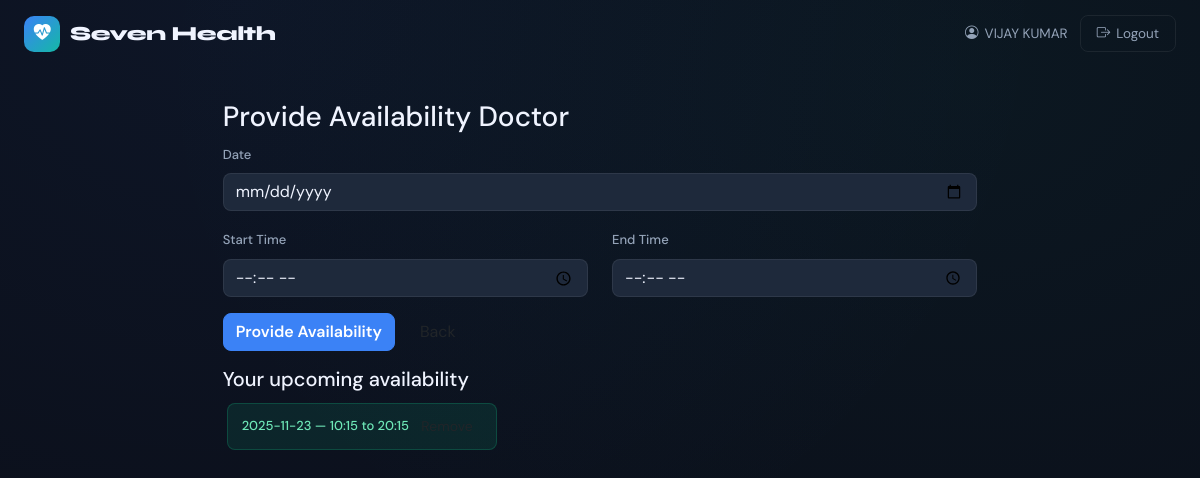
The app's page /doctor/availability (signed in) with its own data.
### models.py (models this page shows, shortened)
class User(UserMixin, db.Model):
    __tablename__ = 'users'
    id = db.Column(db.Integer, primary_key=True)
    role = db.Column(db.String(20), nullable=False)  # 'admin', 'doctor', 'patient'
    username = db.Column(db.String(120), unique=True, nullable=False)
    password_hash = db.Column(db.String(255), nullable=False)
    name = db.Column(db.String(120), nullable=True)
    contact = db.Column(db.String(50), nullable=True)
    department_id = db.Column(db.Integer, db.ForeignKey('departments.id'), nullable=True)
    specialization = db.Column(db.String(120), nullable=True)
    age = db.Column(db.Integer, nullable=True)
    def is_doctor(self):
        return self.role == 'doctor'

class Availability(db.Model):
    __tablename__ = 'availability'
    id = db.Column(db.Integer, primary_key=True)
    doctor_id = db.Column(db.Integer, db.ForeignKey('users.id'), nullable=False)
    date = db.Column(db.Date, nullable=False)
    start_time = db.Column(db.Time, nullable=False)
    end_time = db.Column(db.Time, nullable=False)
    doctor = db.relationship('User', backref=db.backref('availabilities', cascade='all, delete-orphan'))

### app.py (the view, shortened to what this page needs)
    @app.route('/doctor/availability', methods=['GET','POST'])
    @login_required
    @doctor_required
    def doctor_availability():
        form = AvailabilityForm()
        availabilities = Availability.query.filter_by(doctor_id=current_user.id).order_by(Availability.date, Availability.start_time).all()
        return render_template('doctor_profile.html', form=form, action='Provide Availability', availabilities=availabilities)

### forms.py
class AvailabilityForm(FlaskForm):
    date = DateField('Date', validators=[DataRequired()])
    start_time = TimeField('Start Time', validators=[DataRequired()])
    end_time = TimeField('End Time', validators=[DataRequired()])
    submit = SubmitField('Provide Availability')

### templates/doctor_profile.html (shortened to what this page needs)
{% extends "base.html" %}
{% block content %}
<div class="row justify-content-center">
  <div class="col-md-8">
    <div class="custom-card">
      <h3>{{ action }} Doctor</h3>
      {% if form.__class__.__name__ == 'DoctorForm' and action in ['Create', 'Edit'] %}
      <form method="post">
        {{ form.hidden_tag() }}
        <div class="mb-3">
          {{ form.username.label(class="form-label") }}
          {{ form.username(class="form-control") }}
        </div>
        <div class="mb-3">
          {{ form.password.label(class="form-label") }}
          {{ form.password(class="form-control") }}
          <small class="form-text text-muted">Leave blank to keep existing password (on edit).</small>
        </div>
        <div class="mb-3">
          {{ form.name.label(class="form-label") }}
          {{ form.name(class="form-control") }}
        </div>
        <div class="mb-3">
          {{ form.specialization.label(class="form-label") }}
          {{ form.specialization(class="form-control") }}
        </div>
        <div class="mb-3">
          {{ form.contact.label(class="form-label") }}
          {{ form.contact(class="form-control") }}
        </div>
        <div>
          {{ form.submit(class="btn btn-success") }}
          <a href="{{ url_for('admin_dashboard') }}" class="btn btn-soft ms-2">Cancel</a>
        </div>
      </form>
      {% else %}
      <form method="post">
        <div class="mb-3">
          {{ form.date.label(class="form-label") }}
          {{ form.date(class="form-control") }}
        </div>
        <div class="mb-3 row">
          <div class="col">
            {{ form.start_time.label(class="form-label") }}
            {{ form.start_time(class="form-control") }}
          </div>
          <div class="col">
            {{ form.end_time.label(class="form-label") }}
            {{ form.end_time(class="form-control") }}
          </div>
        </div>
        <div>
          {{ form.submit(class="btn btn-primary") }}
          <a href="{{ url_for('doctor_dashboard') }}" class="btn btn-soft ms-2">Back</a>
        </div>
      </form>
      {% endif %}
    </div>
    {% if current_user.is_authenticated and current_user.is_doctor() %}
    <div class="custom-card mt-3">
      <h5>Your upcoming availability</h5>
      <div>
        {% if availabilities %}
          {% for av in availabilities[:14] %}
            <div class="slot slot-free mb-2">
              {{ av.date.strftime('%Y-%m-%d') }} — {{ av.start_time.strftime('%H:%M') }} to {{ av.end_time.strftime('%H:%M') }}
              <form method="post" action="{{ url_for('delete_availability', av_id=av.id) }}" style="display:inline;">
                <button class="btn btn-sm btn-soft">Remove</button>
              </form>
            </div>
          {% endfor %}
        {% else %}
          <p>No availability set yet for the coming days.</p>
        {% endif %}
      </div>
    </div>
    {% endif %}
  </div>
</div>
{% endblock %}

### templates/base.html (shortened to what this page needs)
<!doctype html>
<html lang="en">
<head>
  <link href="https://cdn.jsdelivr.net/npm/bootstrap@5.3.0/dist/css/bootstrap.min.css" rel="stylesheet">
  <link rel="stylesheet" href="https://cdn.jsdelivr.net/npm/bootstrap-icons@1.11.0/font/bootstrap-icons.css">
  <link rel="stylesheet" href="{{ url_for('static', filename='css/styles.css') }}">
</head>
<body>
<nav class="hms-nav" id="mainNav">
  <div class="nav-inner">
    <a href="{{ url_for('index') }}" class="nav-brand">
      <span class="brand-icon"><i class="bi bi-heart-pulse-fill"></i></span>
      <span class="brand-text">Seven Health</span>
    </a>
    <div class="nav-actions">
      {% if current_user.is_authenticated %}
        <span class="nav-user">
          <i class="bi bi-person-circle"></i>
          {{ current_user.name }}
        </span>
        <a href="{{ url_for('logout') }}" class="nav-btn-ghost">
          <i class="bi bi-box-arrow-right"></i> Logout
        </a>
      {% else %}
        <a href="{{ url_for('login') }}" class="nav-btn-primary">
          <i class="bi bi-box-arrow-in-right"></i> Sign In
        </a>
      {% endif %}
    </div>
  </div>
</nav>
<div class="page-wrapper">
  {% block content %}{% endblock %}
</div>
</body>
</html>

### static/css/styles.css (style rules this page uses)
:root { --bg-base: #0b0f1a; --bg-surface: #111827; --bg-card: #161d2e; --bg-elevated: #1e293b; --border: rgba(255,255,255,0.07); --border-bright: rgba(99,179,255,0.25); --accent-blue: #3b82f6; --accent-blue-glow: rgba(59,130,246,0.18); --accent-teal: #14b8a6; --accent-teal-glow: rgba(20,184,166,0.15); --accent-purple: #8b5cf6; --accent-rose: #f43f5e; --accent-amber: #f59e0b; --accent-green: #10b981; --text-primary: #f0f4ff; --text-secondary: #94a3b8; --text-muted: #475569; --radius-sm: 8px; --radius-md: 14px; --radius-lg: 20px; --radius-xl: 28px; --shadow-sm: 0 2px 8px rgba(0,0,0,0.35); --shadow-md: 0 8px 24px rgba(0,0,0,0.45); --shadow-lg: 0 20px 48px rgba(0,0,0,0.55); --font-body: 'DM Sans', sans-serif; --font-display: 'Syne', sans-serif; }
*, *::before, *::after { box-sizing: border-box; margin: 0; padding: 0; }
html { scroll-behavior: smooth; }
body { background: var(--bg-base); background-image: radial-gradient(ellipse at 20% 0%, rgba(59,130,246,0.06) 0%, transparent 60%), radial-gradient(ellipse at 80% 10%, rgba(20,184,166,0.05) 0%, transparent 60%); color: var(--text-primary); font-family: var(--font-body); font-size: 15px; line-height: 1.6; min-height: 100vh; }
a { color: var(--accent-blue); text-decoration: none; transition: color .2s; }
.hms-nav { position: fixed; top: 0; left: 0; right: 0; z-index: 100; padding: 0 24px; height: 68px; display: flex; align-items: center; border-bottom: 1px solid transparent; transition: background .3s, border-color .3s, backdrop-filter .3s; }
.nav-inner { max-width: 1280px; width: 100%; margin: 0 auto; display: flex; align-items: center; justify-content: space-between; }
.nav-brand { display: flex; align-items: center; gap: 10px; color: var(--text-primary) !important; font-family: var(--font-display); font-size: 1.25rem; letter-spacing: -0.02em; }
.brand-icon { width: 36px; height: 36px; background: linear-gradient(135deg, var(--accent-blue), var(--accent-teal)); border-radius: 10px; display: flex; align-items: center; justify-content: center; font-size: 17px; color: white; }
.brand-text { font-weight: 800; }
.nav-actions { display: flex; align-items: center; gap: 12px; }
.nav-user { color: var(--text-secondary); font-size: 13.5px; display: flex; align-items: center; gap: 6px; }
.nav-btn-ghost { padding: 7px 16px; border-radius: var(--radius-sm); border: 1px solid var(--border); color: var(--text-secondary) !important; font-size: 13.5px; display: flex; align-items: center; gap: 6px; transition: all .2s; }
.page-wrapper { max-width: 1280px; margin: 0 auto; padding: 100px 28px 60px; }
.form-control, .form-select { background: var(--bg-elevated) !important; border: 1px solid var(--border) !important; color: var(--text-primary) !important; border-radius: var(--radius-sm) !important; font-family: var(--font-body) !important; }
.form-control::placeholder { color: var(--text-muted) !important; }
label { color: var(--text-secondary) !important; font-size: 13px; font-weight: 500; }
.btn-primary { background: var(--accent-blue) !important; border-color: var(--accent-blue) !important; font-family: var(--font-body); border-radius: var(--radius-sm) !important; font-weight: 600; }
.slot { padding: 7px 14px; border-radius: 8px; font-size: 13px; margin: 4px; display: inline-block; font-weight: 500; }
.slot-free { background: rgba(16,185,129,0.12); color: #6ee7b7; border: 1px solid rgba(16,185,129,0.25); }

### records on screen
User: name "VIJAY KUMAR"
Availability: date "2025-11-23", start_time "10:15", end_time "20:15"

### other values on screen
{{ action }} "Provide Availability"
